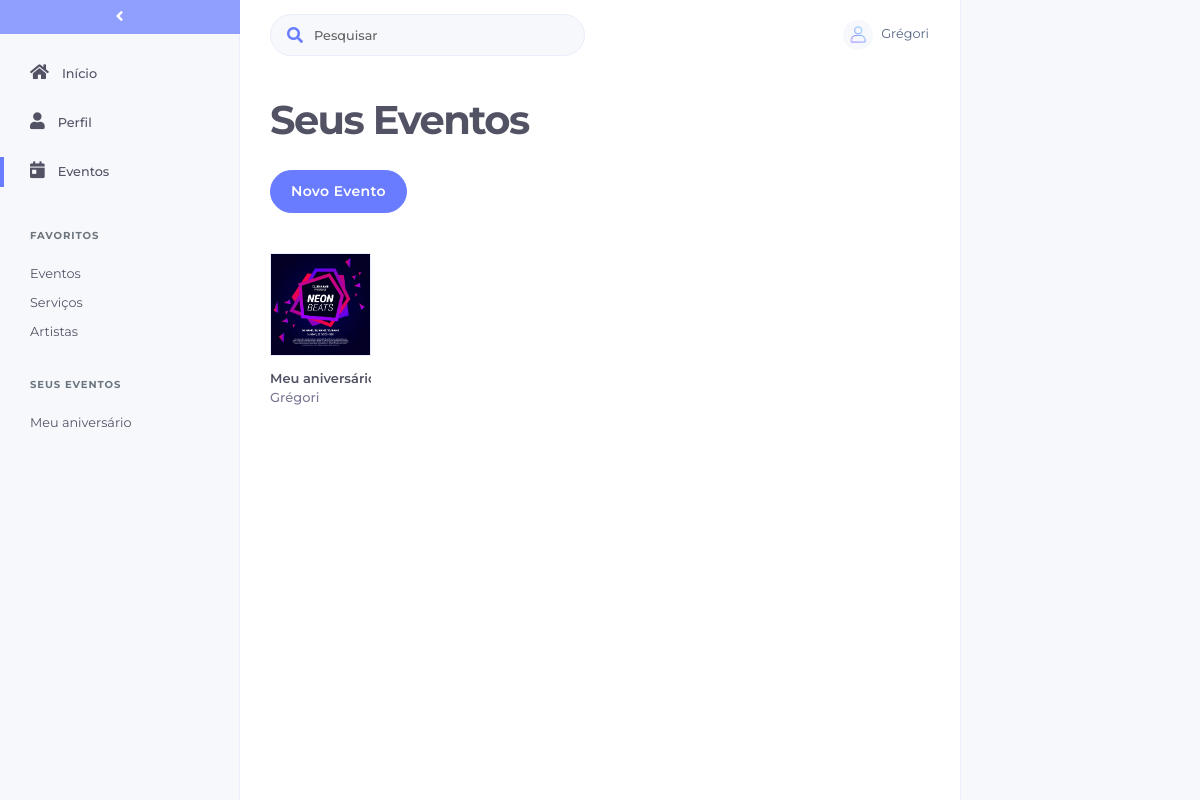
The app's page /view/lista_evento.php (signed in) with its own data.
### tables this page shows
CREATE TABLE `eventos` (
  `id` bigint(20) UNSIGNED NOT NULL,
  `idUsuario` bigint(20) NOT NULL,
  `nome` varchar(191) NOT NULL,
  `descricao` varchar(2000) DEFAULT NULL,
  `idEstabelecimento` int(11) DEFAULT '0',
  `status` int(11) NOT NULL DEFAULT '0',
  `imagem` varchar(2000) NOT NULL DEFAULT 'no-image.png',
  `visitas` int(11) NOT NULL DEFAULT '0'
);

CREATE TABLE `usuario` (
  `id` bigint(20) NOT NULL,
  `nome` varchar(100) NOT NULL,
  `email` varchar(200) NOT NULL,
  `senha` varchar(20) NOT NULL,
  `tipo` char(1) NOT NULL,
  `cnpj` char(14) DEFAULT NULL,
  `telefone` bigint(20) DEFAULT NULL,
  `idCategoria` int(11) DEFAULT NULL,
  `imagem` varchar(200) NOT NULL DEFAULT 'no-image.png'
);

### modelo/database.class.php (called while the page is built, shortened)
<?php
include_once '../autoload.php';
class Database{
    protected static $conn;
    private function __construct()
    {
        try
        {
            self::$conn = new PDO("mysql:host=". Config::HOST_NAME."; dbname=".Config::DATABASE_NAME, Config::DATABASE_USER_NAME, Config::DATABASE_PASSWORD);
            self::$conn->setAttribute(PDO::ATTR_ERRMODE, PDO::ERRMODE_EXCEPTION);
            self::$conn->exec('SET NAMES utf8');
        }
        catch (PDOException $e)
        {
            $email = new Email();
            die("Connection Error: " . $e->getMessage());
        }
    }
    public static function conectar()
    {
        return self::$conn;
    }
}

### controle/controle.evento.class.php (called while the page is built, shortened)
<?php
class ControleEvento extends ControleBase {
    private $evento;
    public function __construct() {
        $this->evento = new Evento();
    }
    public function controleAcao($acao,$param=null,$param2=null){
        switch ($acao) {
            default:
                return parent::controleAcao($acao,$param,$param2);
                break;
        }
    }
    protected function listarTodos($param=null, $param2){
        return $this->evento->listarTodos($param, $param2);
    }
}

### modelo/evento.class.php (called while the page is built, shortened)
<?php
class Evento implements ibaseModelo{
    private $id;
    private $nome;
    private $idUsuario;
    private $imagem;
    private $conn;
    public function getId() {
        return $this->id;
    }
    public function getNome() {
        return $this->nome;
    }
    public function getIdUsuario() {
        return $this->idUsuario;
    }
    public function getImagem() {
        return $this->imagem;
    }
    public function __construct() {
        $this->conn = Database::conectar();
    }
    public function listarTodos($nome=null, $idUsuario){
        try{
            if(!is_null($nome)){
                $query="SELECT id,nome,descricao,idEstabelecimento,status,idUsuario,imagem FROM eventos WHERE idUsuario = :idUsuario AND nome LIKE :nome";
            }else{
                $query="SELECT id,nome,descricao,idEstabelecimento,status,idUsuario,imagem FROM eventos WHERE idUsuario = :idUsuario";
            }
            $this->stmt= $this->conn->prepare($query);
            if(!is_null($nome))$this->stmt->bindValue(':nome', '%'.$nome.'%', PDO::PARAM_STR);
            if(!is_null($idUsuario))$this->stmt->bindValue(':idUsuario', $idUsuario, PDO::PARAM_STR);
            if($this->stmt->execute()){
                $eventos = $this->stmt->fetchAll(PDO::FETCH_CLASS,"Evento");
            }
            return $eventos;
        } catch(PDOException $e) {
            echo "<div class='alert alert-danger'>".$e->getMessage()."</div>";
            return null;
        }
    }
}

### controle/controle.base.class.php (called while the page is built, shortened)
<?php
abstract class ControleBase {
    public function controleAcao($acao,$param=null, $param2=null) {
        switch ($acao) {
             case "listarTodos":
                return $this->listarTodos($param, $param2);
                break;
            case "listarUnico":
                return $this->listarUnico($param);
                break;
        }
    }
}
?>

### autoload.php (called while the page is built, shortened)
<?php
function autoload($classe)
{
    $classe = lcfirst($classe);
    $classe2 = lcfirst(substr($classe, 0,8));
    $classe3 = lcfirst(substr($classe, 8));
    $classe4 = lcfirst(substr($classe, 0,6));
    $classe5 = lcfirst(substr($classe, 6));
    $classe6 = lcfirst(substr($classe, 8,6));
    $classe7 = lcfirst(substr($classe, 14));
}

### controle/controle.organizador.class.php (called while the page is built, shortened)
<?php
class ControleOrganizador extends ControleBase {
    private $organizador;
    public function __construct() {
        $this->organizador = new Organizador();
    }
    public function controleAcao($acao,$param=null,$param2=null){
        switch ($acao) {
            default:
                return parent::controleAcao($acao,$param,$param2);
                break;
        }
    }
    protected function listarUnico($param){
        return $this->organizador->listarUnico($param);
    }
}

### modelo/organizador.class.php (called while the page is built, shortened)
<?php
class Organizador implements ibaseModelo{
    private $nome;
    private $conn;
    public function getNome() {
        return $this->nome;
    }
    public function __construct() {
        $this->conn = Database::conectar();
    }
    public function listarUnico($id){
        try{
            $query="SELECT id, nome, email, senha, imagem FROM usuario WHERE id=:id";
            $this->stmt= $this->conn->prepare($query);
            $this->stmt->bindValue(':id', $id, PDO::PARAM_INT);
            if($this->stmt->execute()){
                $organizador = $this->stmt->fetchAll(PDO::FETCH_CLASS,"Organizador");
            }
            return $organizador[0];
        } catch(PDOException $e) {
            echo "<div class='alert alert-danger'>".$e->getMessage()."</div>";
            return null;
        }
    }
}

### view/lista_evento.php (the view, shortened to what this page needs)
<?php
	include_once '../autoload.php';
	$eventoControle = new ControleEvento();
	$eventos = $eventoControle->controleAcao("listarTodos", '', $_SESSION['id']);
	$organizadorControle = new ControleOrganizador();
?>
<!DOCTYPE html>
<html>
<?php
include_once('include/head.php');
?>
<body>
    <div class="wrapper">
    	<?php
    	$paginaHome = '';
    	$paginaLista = "class='active'";
    	include_once('include/sidebar.php');
    	?>
    	<div id="page">
    		<?php include_once('include/navbar.php'); ?>
			<div class="filtros no-margin">Seus Eventos</div>
			<div class="filtros-right simple-margin-right">
				 <button type="button" class="btn btn-primary btn-add" data-toggle="modal" data-target="#modal-form">
					<span class="btn-inner--text">Novo Evento</span>
				</button>
			</div>
			<div id="eventos">
			<?php
				if(!empty($eventos)){
					foreach (array_reverse($eventos) as $ev) {
						$publicado = 'eye-slash';
						$organizadorUnico = $organizadorControle->controleAcao('listarUnico', $ev->getIdUsuario());
						echo "<div class='content photo'>
				<div class='card' data-id=".$ev->getId().">
					<img class='card-img-top' src='img/imagens_evento/".$ev->getImagem()."' alt='Card image cap'>
					<div class='card-body'>
						<h5 class='card-title'>".$ev->getNome()."<i class='fas fa-".$publicado."'></i></h5>
						<h5 class='card-title' style='font-weight: 500; color: rgba(50, 50, 93, 0.65);'>".$organizadorUnico->getNome()."</h5>
				</div>
				<div class='excluirEvento' data-toggle='modal' data-target='#modal-notification'><i class='fas fa-times'></i></div>
				</div>
			</div>";
					}
				}
			?>
	  		</div>
		</div>
		<div id="action-bar">
		</div>
    </div>
</body>
</html>

### view/include/sidebar.php (shortened to what this page needs)
<?php
	if (isset($_SESSION['usuario'])) {
		$seusEventosControle = new ControleEvento();
		$seusEventos = array();
		$seusEventos = $seusEventosControle->controleAcao("listarTodos", '', $_SESSION['id']);
	}
?>
<nav id="sidebar">
				<button id="encolheMenu" class="btn-diferente">
						<i class="fas fa-angle-left"></i>
				</button>
            <ul class="list-unstyled components">
                <a <?php echo $paginaHome; ?> href="home.php">
	                <li>
	                    <i class="fas fa-home"></i><span>Início</span>
	                </li>
                </a>
                <a href="<?= isset($_SESSION['usuario']) ? 'perfil_organizador.php?organizador='.$_SESSION['id'] : '' ?>">
					<li>
                    	<i class="fas fa-user"></i><span>Perfil</span>
                	</li>
                </a>
				<a <?php echo $paginaLista; ?> href="lista_evento.php">
					<div class="paginaAtiva"></div>
					<li>
                    	<i class="fas fa-calendar-day"></i><span>Eventos</span>
                	</li>
                </a>
				<p style='padding-top: 30px'>FAVORITOS</p>
                <a href="">
					<li class='li-menor'>
                    	<div>Eventos</div>
                	</li>
                </a>
                <a href="">
					<li class='li-menor'>
                    	<div>Serviços</div>
                	</li>
                </a>
                <a href="">
					<li class='li-menor'>
                    	<div>Artistas</div>
                	</li>
                </a>
                <?php
                	if (isset($seusEventos)) {
                		echo "<p style='padding-top: 30px'>SEUS EVENTOS</p>";
                		foreach ($seusEventos as $sevs) {
                			$eventoSelecionado = '';
                			echo "<a href='form_evento.php?evento=".$sevs->getId()."' class='sidebar-evento ".$eventoSelecionado."'>
					<div class='paginaAtiva paginaAtiva-menor'></div>
					<li class='li-menor'>
                    	<div>".$sevs->getNome()."</div>
                	</li>
                </a>";
                		}
                	}
                ?>
            </ul>
        </nav>

### view/css/main.css (style rules this page uses)
.wrapper { display: flex; align-items: stretch; width: 100%; margin-left: auto; margin-right: auto; display: flex; align-items: stretch; }
html { height: 100%; }
body { font-family: 'Montserrat' !important; background-color: #fff !important; height: 100%; overflow: hidden; }
p { font-family: 'Montserrat'; font-size: 1.1em; font-weight: 300; line-height: 1.7em; color: #999; }
a, a:hover, a:focus { color: inherit; text-decoration: none; transition: all 0.1s; }
#sidebar { background: #F7F8FC; color: inherit; width: 240px; transition: width 0.4s; min-height: 100vh; border-right: solid 1px #eaedfa; }
#sidebar ul.components { padding: 15px 0 0 0; font-size: .8rem; max-height: calc(100vh - 34px); overflow: auto; }
#sidebar ul a.active > .paginaAtiva { float: left; width: 4px; margin-top: 9.5px; height: 30px; background-color: #697cff; }
#sidebar .list-unstyled li span { font-weight: 500; white-space: nowrap; text-overflow: ellipsis; }
#sidebar ul p { color: #6c757d; padding: 15px 30px 15px 30px; margin-bottom: 0px; letter-spacing: .09em; font-size: 0.63rem; font-weight: bold; white-space: nowrap; text-overflow: ellipsis; }
#sidebar ul li { padding: 15px 30px 15px 30px; font-size: 0.8rem; }
#sidebar li.li-menor { padding: 5px 0px 5px 30px !important; margin-right: 30px; overflow: hidden; }
#sidebar ul > a { font-size: 1.1em; display: block; }
#sidebar ul > a i { font-size: 1.05rem; margin-right: 13px; }
#page { width: calc(100vw - 480px); transition: width 0.4s; padding: 0px 0px 0px 30px; overflow: auto; max-height: 100vh; text-align: left; }
#page .content { display: inline-block; }
.content { margin-right: 2%; margin-bottom: 30px; float: left; box-sizing: border-box; padding: 10px 30px; line-height: 30px; }
.photo { padding: 0px !important; background-color: transparent !important; width: 14.6%; }
.photo .card { background-color: transparent !important; }
.btn-add { text-align: left !important; }
.btn-diferente { padding: 5px 1px 5px 0px; box-sizing: content-box; width: 100%; border: none; background-color: #697cff; color: #fff; cursor: pointer; outline: none; }
#encolheMenu { bottom: 15px; left: 13px; }
.no-margin { margin: 0px !important; }
.filtros { margin: 0px 0px 20px 0px; font-weight: bold; line-height: 100px; font-family: Montserrat; font-size: 2.5rem; letter-spacing: -0.1rem; color: #525265; }
.filtros-right { margin-bottom: 40px; }
.simple-margin-right { margin-right: 2%; }
.content .card .card-img-top { height: calc((100vw - 480px) / 6.98); background-color: #F7F8FC; border-radius: 0px; cursor: pointer; border: solid 1px #eaedfa; }
.card-title { white-space: nowrap; overflow: hidden; }
.card-body { padding: 0.8rem 0px !important; font-weight: bold; }
#action-bar { width: 240px; min-height: 100vh; display: inline-block; background-color: #F7F8FC; border-left: solid 1px #eaedfa; }

### records on screen
eventos: nome "Meu aniversário", imagem (picture), nome "Meu…", idUsuario.nome "Grégori"

### other values on screen
$_SESSION['usuario'] "Grégori"
